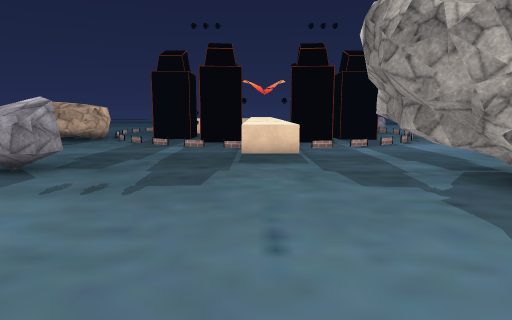
View 1 (above)

24 first-person views from a walk through a 3-D level made in the Unity game engine. The camera is 1.4 m above the floor, tilts 8° down and sees 75° across. The floor is counted in squares, 1 m on a side. Each view is taken from the middle of a square. On the plan, view 1 faces up. The plan holds only what a view shows up to about 15 squares ahead; the rest is blank. The place goes on beyond the plan. Some animated figures are left out. Some surface patterns are stand-ins.

View 2
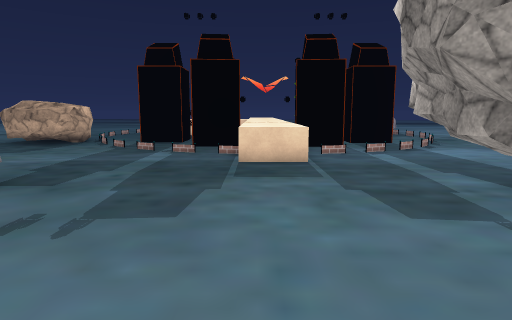

View 3
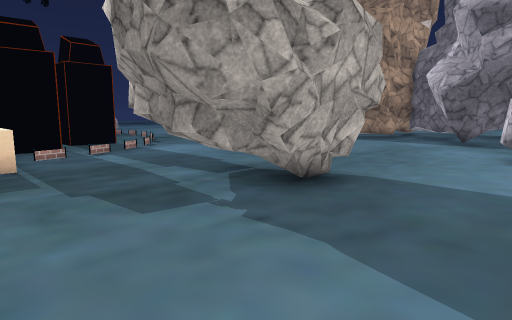

View 4
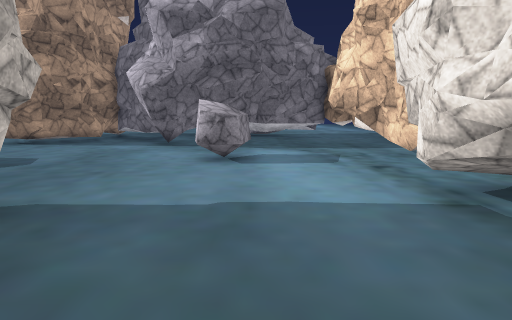

View 5
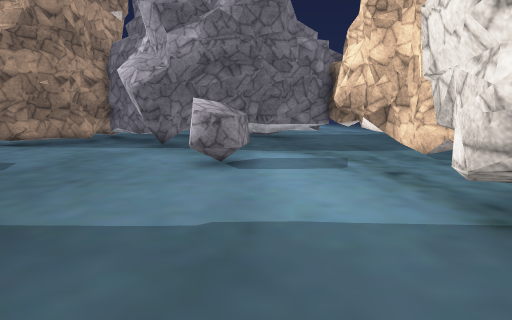

View 6
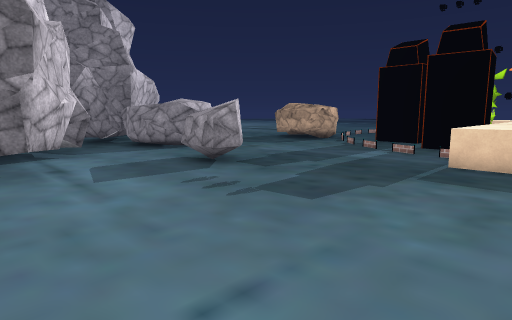

View 7
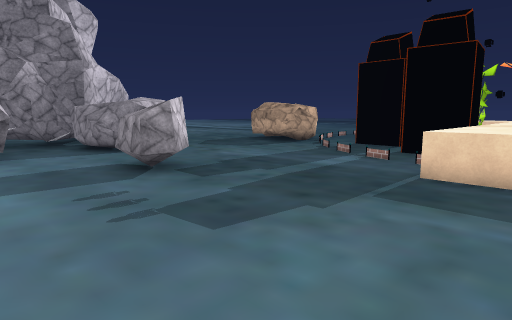

View 8
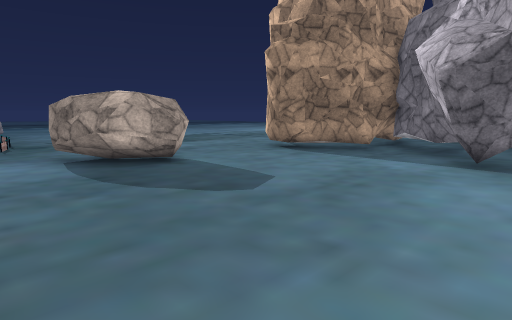

View 9
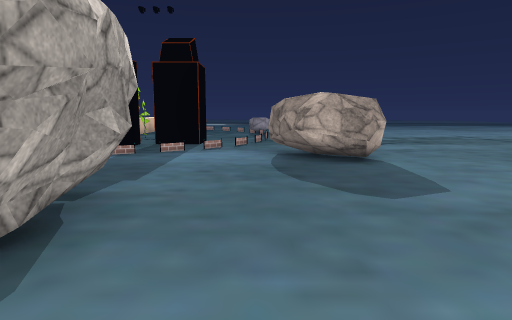

View 10
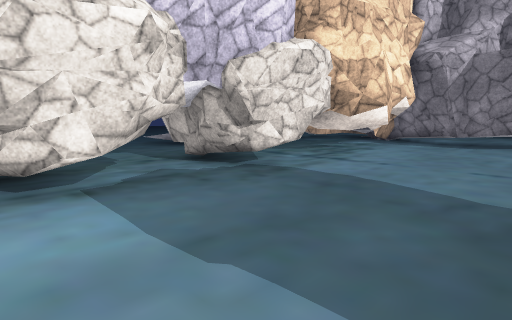

View 11
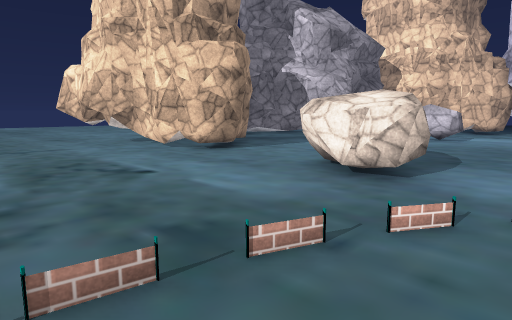

View 12
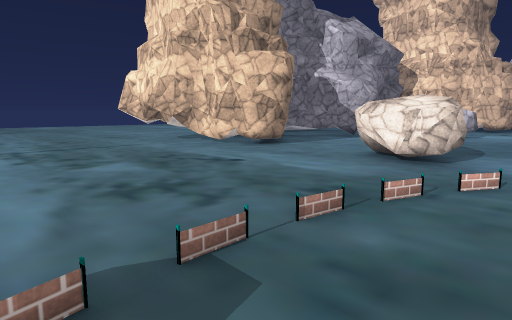

View 13
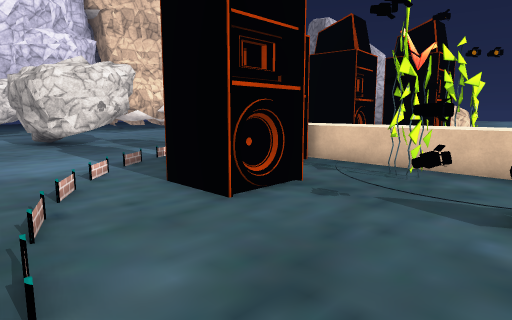

View 14
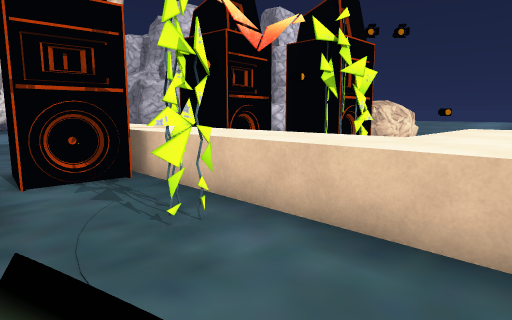

View 15
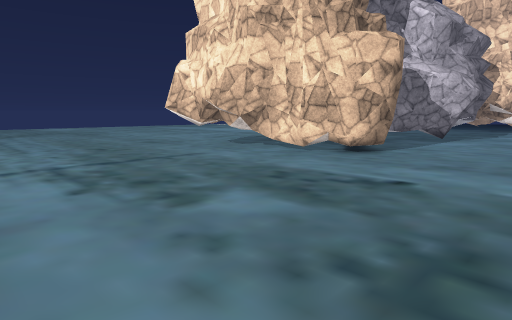

View 16
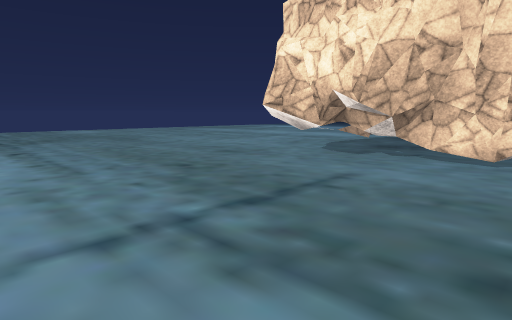

View 17
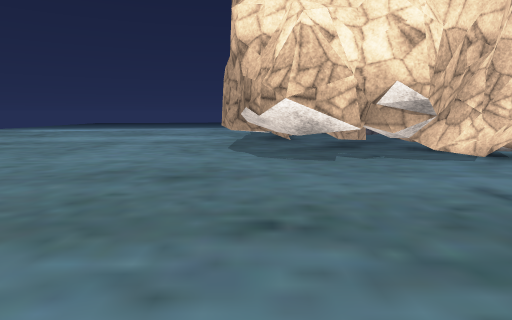

View 18
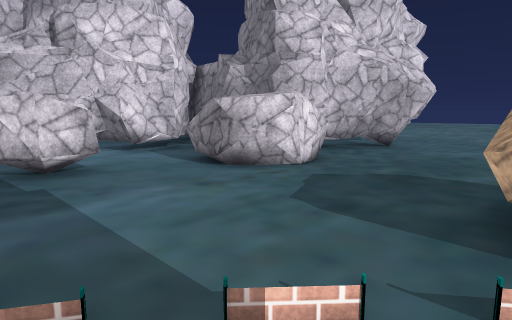

View 19
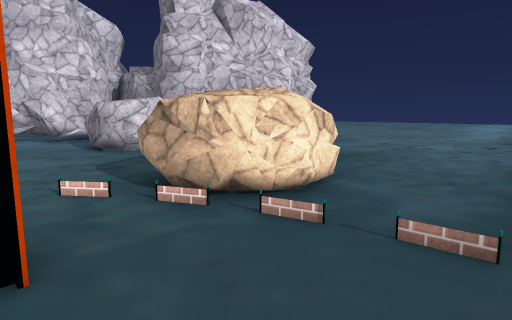

View 20
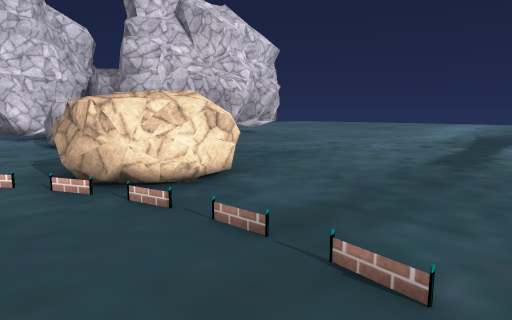

View 21
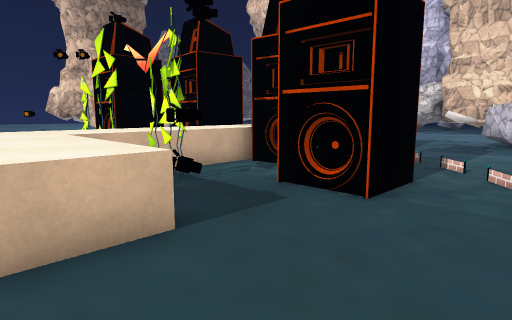

View 22
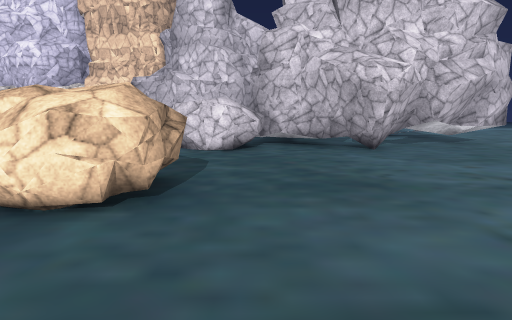

View 23
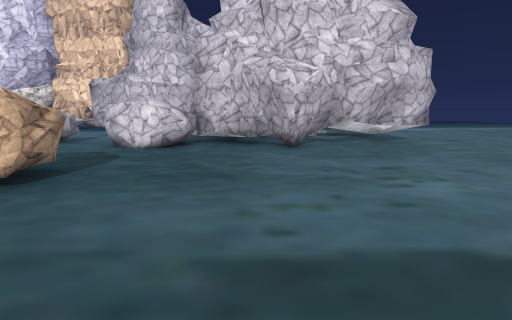

View 24
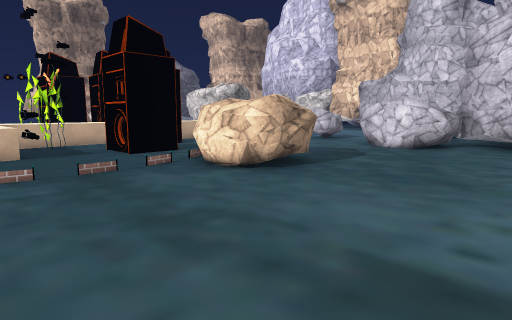

### Floor plan
Key: @ floor where view 1 was taken; # wall or solid block; x gap in a wall; . floor; = window, fence, low wall or low ledge; B block; R rock; T tree; H thing the floor can be seen under or through.
Columns run from 20 left of view 1 to 29 right of it. Each row starts with its distance up from view 1.
 25    .. ..  ... ..B   BB.  . .  ...  .. .  ..
 24    .............BBBBBB..==.. .....................
 23 ................BBBBBB...x........................
 22 ..................TBBB............................
 21 ..................TBBBTT..........................
 20 ..........R....##...BB...##.......................
 19 .........RRRR..##...BB...##.......................
 18 ........RRRRR..## ##BB##.##.......................
 17 .........RRRR.... ##BB###...................#HH...
 16 ..........RR.....###BB###................####HH...
 15 ....................BB. ......RRR......####   H...
 14 ....................BB........RRRR....##      H#..
 13 ....................BB........RRRR....##      H#..
 12 #.##................BB..........R.....##     # ...
 11 #####..RRRR............................#     #....
 10     ###R RR.............RR.............##    .....
  9       #R RR..RR........RRRRR............#     ....
  8       ##RRR..RRR.......RRRRR...........##
  7       ###......R.......RRRRR.........###
  6        #...............RRRRR.........##
  5        #######..........RRRR.........#
  4             ###.................RR...#
  3               #.................RR ..#
  2               #.................RR...#
  1               #......................#
  0               #. ###@RR...R..........#
 -1               ######RRRR.RRRRR......##
 -2                    #   RRR RR .....###

Positions as (right, up) in squares from view 1, and headings:
1: (0, 0), facing up
2: (0, 2), facing up
3: (0, 2), facing up-right
4: (2, 2), facing right
5: (3, 2), facing right
6: (2, 2), facing up-left
7: (2, 4), facing up-left
8: (7, 4), facing up-right
9: (9, 3), facing up
10: (9, 5), facing down-left
11: (7, 22), facing down-right
12: (7, 25), facing down-right
13: (10, 24), facing down-left
14: (5, 25), facing down-left
15: (12, 25), facing down-right
16: (18, 25), facing down-right
17: (26, 24), facing down
18: (-4, 17), facing down-left
19: (-5, 23), facing down-left
20: (-6, 25), facing down-left
21: (-8, 25), facing down-right
22: (-13, 24), facing down
23: (-16, 25), facing down
24: (-17, 25), facing down-right
